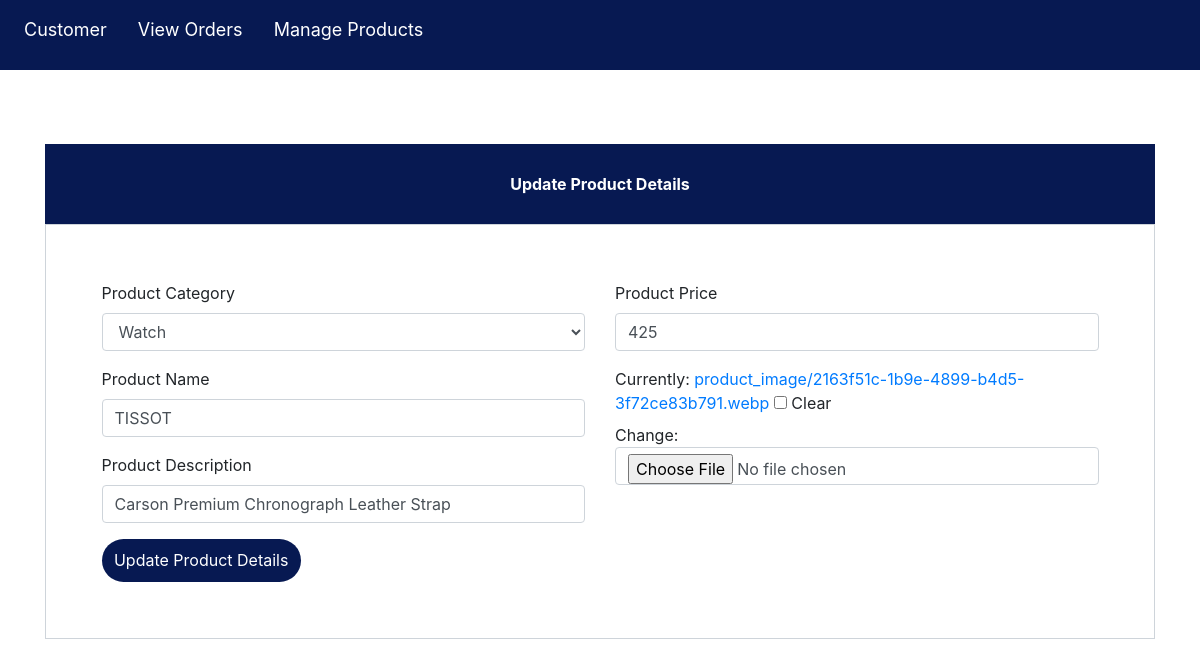
The app's page /update-product/1 (signed in) with its own data.
### ecom/models.py (models this page shows, shortened)
class Product(models.Model):
    name=models.CharField(max_length=40)
    product_image= models.ImageField(upload_to='product_image/',null=True,blank=True)
    price = models.PositiveIntegerField()
    description=models.CharField(max_length=40)
    category = models.ForeignKey(Category, on_delete=models.CASCADE, null=True, blank=True)

### ecom/views.py (the view)
# urls.py: path('update-product/<int:pk>', views.update_product_view,name='update-product'),
@login_required(login_url='adminlogin')
def update_product_view(request,pk):
    product=models.Product.objects.get(id=pk)
    productForm=forms.ProductForm(instance=product)
    if request.method=='POST':
        productForm=forms.ProductForm(request.POST,request.FILES,instance=product)
        if productForm.is_valid():
            productForm.save()
            return redirect('admin-products')
    return render(request,'ecom/admin_update_product.html',{'productForm':productForm})

### ecom/forms.py
class ProductForm(forms.ModelForm):
    class Meta:
        model=models.Product
        fields=['name','price','description','product_image','category']

### ecom/models.py (called while the page is built)
    def __str__(self):
        return self.name

### templates/ecom/admin_update_product.html (shortened to what this page needs)
{% extends 'ecom/admin_base.html' %}
{% load widget_tweaks %}
{% block content %}
<head>
  <link href="//maxcdn.bootstrapcdn.com/bootstrap/4.1.1/css/bootstrap.min.css" rel="stylesheet" id="bootstrap-css">
</head>
<br><br><br><br><br><br>
<form method="post" enctype="multipart/form-data">
  <div class="container register-form">
    <div class="form">
      <div class="note">
        <p>Update Product Details</p>
      </div>
      <div class="form-content">
        <div class="row">
          <div class="col-md-6">
            <div class="form-group">
              <label for="">Product Category</label>
              {% render_field productForm.category class="form-control" placeholder="Product Category" %}
            </div>
            <div class="form-group">
              <label for="">Product Name</label>
              {% render_field productForm.name class="form-control" placeholder="Product Name" %}
            </div>
            <div class="form-group">
              <label for="">Product Description</label>
              {% render_field productForm.description class="form-control" placeholder="Description" %}
            </div>
          </div>
          <div class="col-md-6">
            <div class="form-group">
              <label for="">Product Price</label>
              {% render_field productForm.price class="form-control" placeholder="Price" %}
            </div>
            <div class="form-group">
              {% render_field productForm.product_image class="form-control" placeholder="product_image" %}
            </div>
          </div>
        </div>
        <button type="submit" class="btnSubmit">Update Product Details</button>
      </div>
    </div>
  </div>
</form>
{% endblock content %}

### templates/ecom/admin_update_product.html (style rules this page uses)
a:link { text-decoration: none; }
.note { text-align: center; height: 80px; background: #071952; background: #071952; background: #071952; color: #fff; font-weight: bold; line-height: 80px; }
.form-content { padding: 5%; border: 1px solid #ced4da; margin-bottom: 2%; }
.form-control { border-radius: 1.5rem; }
.btnSubmit { border: none; border-radius: 1.5rem; padding: 1%; width: 20%; cursor: pointer; background: #071952; color: #fff; }

### records on screen
Product: category "Watch", name "TISSOT", description "Carson Premium Chronograph Leather Strap", price "425"
